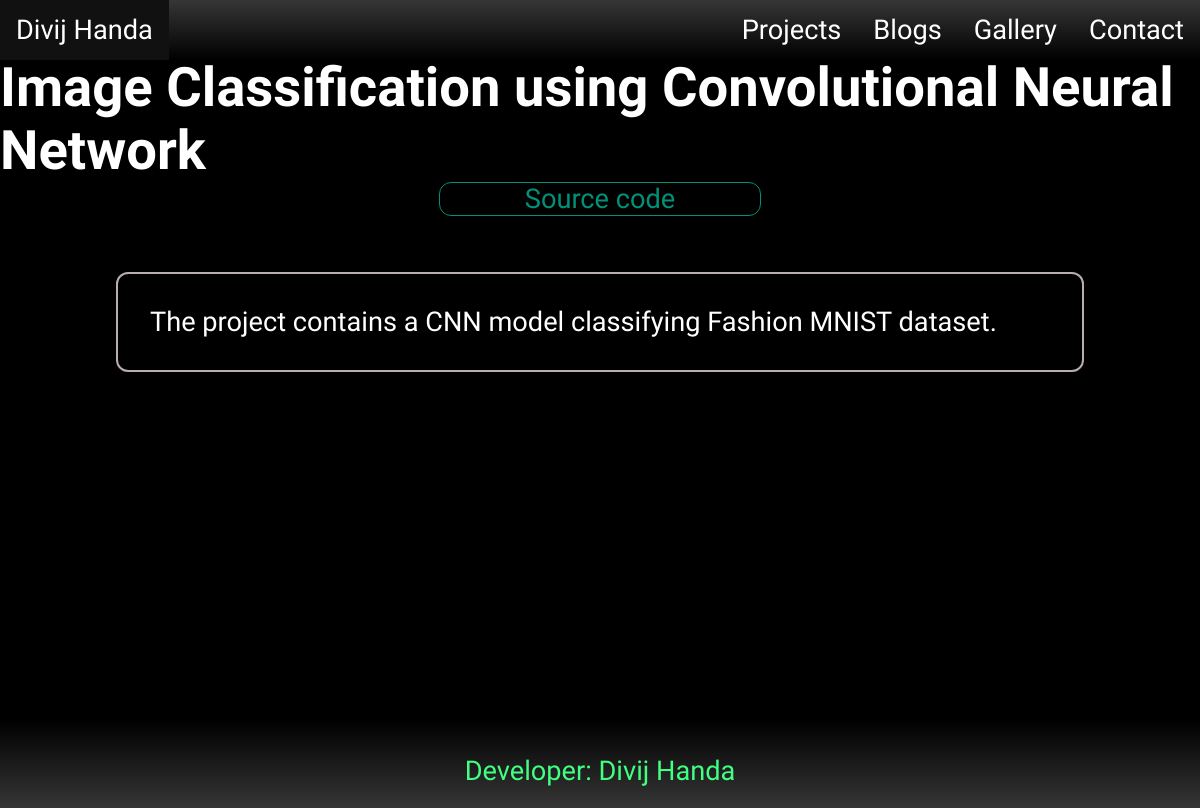
/projects/image-classification-mnist, run on the app's committed database.
### portfolio/models.py (models this page shows, shortened)
class Project(models.Model):
    title = models.CharField(max_length=100)
    summary = models.TextField(max_length=500)
    slug = models.SlugField(max_length=100, null=True)
    content = models.TextField(max_length=2000, null=True)
    tags = models.ManyToManyField(Tag)
    links = models.ManyToManyField(Link)

class Link(models.Model):
    link_name = models.CharField(max_length=50)
    link_desc = models.CharField(max_length=100)
    link_url = models.URLField(max_length=500)

### portfolio/views.py (the view)
# urls.py: path('projects/<str:slug>', views.SingleProjectView.as_view())
class SingleProjectView(View):
    def get(self, request, slug):
        project = models.Project.objects.filter(slug=slug)
        return render(request, f'portfolio/project.html', {'project':project[0]})

### portfolio/templates/portfolio/project.html (shortened to what this page needs)
{% extends 'base.html' %}
{% load static %}
{% block css %}
    <link rel="stylesheet" href="{% static 'portfolio/project.css' %}">
{% endblock %}
{% block content %}
    <div id='content'>
        <h1>
            {{ project.title }}
        </h1>
        <div id="project-links">
            {% for link in project.links.all %}
                <a target="_blank" href="{{ link.link_url }}">{{ link.link_desc }}</a>
            {% endfor %}
        </div>
        <p id='description'>
            {{ project.content }}
        </p>
    </div>
{% endblock %}

### static/base.css (style rules this page uses)
body { margin: 0; font-family: 'Dongle', sans-serif; font-size: 1.7rem; height: 90%; background-color: black; color: white; }
html { height: 100%; }

### portfolio/static/portfolio/project.css (style rules this page uses)
#content { display: flex; flex-direction: column; align-items: center; }
#content h1 { margin: 0; margin-top: 1.5rem; padding: 0; }
#description { width: 75%; border: 2px solid rgb(185, 173, 173); border-radius: 12px; margin: 0; margin-top: 3rem; padding: 2rem; text-decoration: none; color: white; }
#project-links { display: flex; flex-direction: column; align-items: center; justify-content: center; }
#project-links a { text-decoration: none; color: #019179; border: 1px solid #019179; border-radius: 12px; margin-bottom: 0.5rem; width: 20rem; text-align: center; }

### data on the page
Project: title "Image Classification using Convolutional Neural Network", content "The project contains a CNN model classifying Fashion MNIST dataset."
Link: link_desc "Source code"
